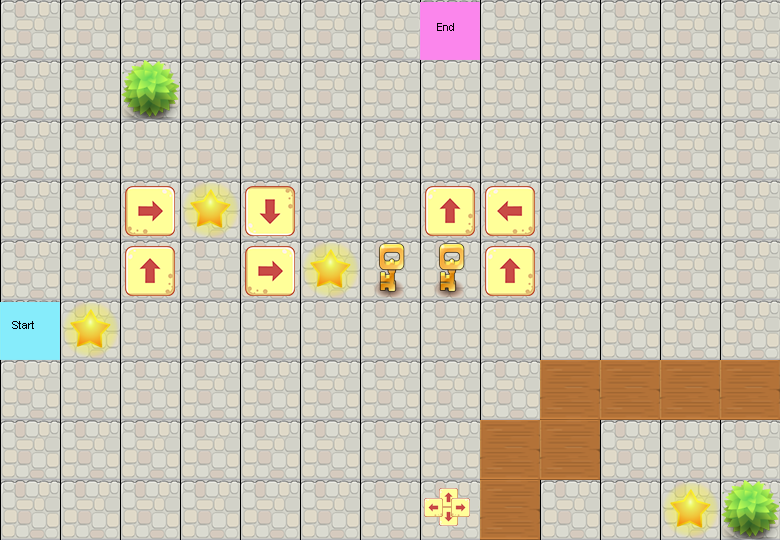

Tiled map render using the project's own tile images. Description and the map definition, with tile-layer contents summarised, below:
An orthogonal 13x9 tile map with 60x60 px tiles, 2 tile layers (background, items).

<map version="1.0" orientation="orthogonal" renderorder="right-down" width="13" height="9" tilewidth="60" tileheight="60">
 <tileset firstgid="1" name="bg_tilesets" tilewidth="60" tileheight="60">
  <image source="bg_tilesets.png" trans="ff00ff" width="300" height="300" />
 </tileset>
 <layer name="background" width="13" height="9">
  <data>[117 cells, 117 non-empty, 2 distinct tile ids]</data>
 </layer>
 <layer name="items" width="13" height="9">
  <data>[117 cells, 19 non-empty, 11 distinct tile ids]</data>
 </layer>
</map>